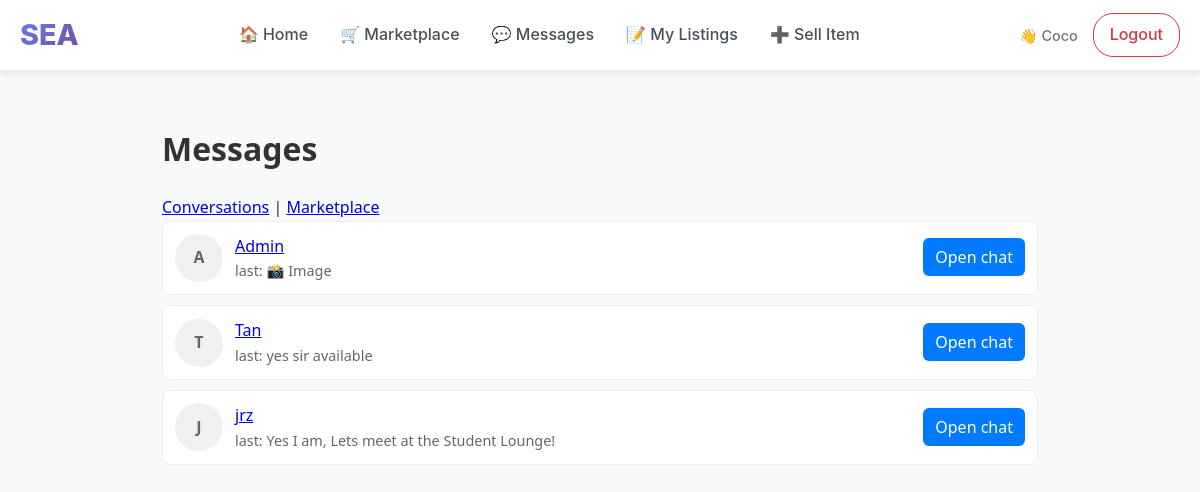
/messages (signed in), run on the app's committed database.
### tables this page shows
CREATE TABLE students (
        student_id INTEGER PRIMARY KEY AUTOINCREMENT,
        name TEXT NOT NULL,
        email TEXT UNIQUE NOT NULL,
        password TEXT NOT NULL,
        org TEXT
    , is_admin INTEGER DEFAULT 0);

### app.py (the view)
@app.route('/messages')
def messages():
    user_id = session.get('user_id')
    if not user_id:
        flash("Please log in.")
        return redirect(url_for('login'))
    conn = get_db_connection()
    cur = conn.cursor()
    cur.execute("""
        SELECT s.student_id, s.name, m2.content AS last_msg, t.last_at
        FROM (
            SELECT other_id, MAX(last_msg) AS last_at
            FROM (
                SELECT receiver_id AS other_id, created_at AS last_msg FROM messages WHERE sender_id=?
                UNION ALL
                SELECT sender_id   AS other_id, created_at AS last_msg FROM messages WHERE receiver_id=?
            )
            GROUP BY other_id
        ) t
        JOIN messages m2 ON (
            (m2.sender_id = ? AND m2.receiver_id = t.other_id AND m2.created_at = t.last_at)
            OR
            (m2.sender_id = t.other_id AND m2.receiver_id = ? AND m2.created_at = t.last_at)
        )
        JOIN students s ON s.student_id = t.other_id
        WHERE t.other_id != ?
        ORDER BY t.last_at DESC
    """, (user_id, user_id, user_id, user_id, user_id))
    rows = cur.fetchall()
    convos = [dict(r) for r in rows]
    conn.close()
    return render_template('messages.html', convos=convos)

### app.py (called while the page is built, shortened)
def get_db_connection():
    db_path = os.path.join(BASE_DIR, 'database', 'marketplace.db')
    conn = sqlite3.connect(db_path, timeout=30.0)
    conn.row_factory = sqlite3.Row
    conn.execute('PRAGMA journal_mode=WAL;')
    return conn

def require_login():
    if 'user_id' not in session:
        return False
    session['last_activity'] = datetime.now().isoformat()
    return True

@app.context_processor
def inject_csrf_token():
    return dict(csrf_token=generate_csrf_token)

@app.context_processor
def inject_admin_status():
    return dict(is_admin_user=is_admin())

def is_admin():
    if not require_login():
        return False
    conn = get_db_connection()
    cur = conn.cursor()
    cur.execute("SELECT is_admin FROM students WHERE student_id = ?", (session['user_id'],))
    result = cur.fetchone()
    conn.close()
    return result and result[0] == 1

### templates/messages.html (shortened to what this page needs)
{% extends "base.html" %}
{% block content %}
<div class="messages-wrap">
  <h1>Messages</h1>
  <div class="messages-nav">
    <a href="{{ url_for('conversations') }}">Conversations</a> |
    <a href="{{ url_for('marketplace') }}">Marketplace</a>
  </div>
  {% if convos %}
    <ul class="convo-list">
      {% for c in convos %}
        <li class="convo-item">
          <div style="display:flex;gap:12px;align-items:center">
            <div class="avatar">{{ (c['name'][:1] if c['name'])|upper }}</div>
            <div>
              <div><a class="open-chat" href="{{ url_for('chat_page', other_id=c['student_id']) }}" data-other="{{ c['student_id'] }}" data-name="{{ c['name']|e }}">{{ c['name'] }}</a></div>
              <div style="color:#666;font-size:0.9rem">last: {{ c['last_msg'] }}</div>
            </div>
          </div>
          <div>
            <a class="btn-primary open-chat" href="{{ url_for('chat_page', other_id=c['student_id']) }}" data-other="{{ c['student_id'] }}" data-name="{{ c['name']|e }}">Open chat</a>
          </div>
        </li>
      {% endfor %}
    </ul>
  {% else %}
    <p>No conversations yet.</p>
  {% endif %}
</div>
{% endblock %}

### templates/base.html (shortened to what this page needs)
<!DOCTYPE html>
<html lang="en">
<head>
</head>
<body data-user-id="{% if session.get('user_id') %}{{ session.get('user_id') }}{% endif %}"{% if other %} data-other-id="{{ other['student_id'] }}"{% endif %}>
<nav class="navbar">
  <div class="nav-container">
    <a href="{{ url_for('home') }}" class="nav-brand">SEA</a>
    <div class="nav-links" id="navLinks">
      <a href="{{ url_for('home') }}">🏠 Home</a>
      <a href="{{ url_for('marketplace') }}">🛒 Marketplace</a>
      <a href="{{ url_for('messages') }}">💬 Messages</a>
      {% if session.get('user_id') %}
        <a href="{{ url_for('my_listings') }}">📝 My Listings</a>
        <a href="{{ url_for('add_item') }}">➕ Sell Item</a>
      {% endif %}
    </div>
    <div class="nav-user">
      {% if session.get('user_id') %}
        <span class="user-info">👋 {{ session.get('user_name') }}</span>
        <a href="{{ url_for('logout') }}" class="btn-logout">Logout</a>
      {% else %}
        <a href="{{ url_for('login') }}" class="btn-outline">Login</a>
        <a href="{{ url_for('register') }}" class="btn-primary">Register</a>
      {% endif %}
    </div>
  </div>
</nav>
<div class="main-content">
{% block content %}{% endblock %}
</div>
{% set is_chat_page = request.endpoint == 'chat_page' %}
</body>
</html>

### templates/base.html (style rules this page uses)
* { box-sizing: border-box; }
body { margin: 0; font-family: -apple-system, BlinkMacSystemFont, 'Segoe UI', Roboto, sans-serif; background: #f8f9fa; line-height: 1.6; color: #333; }
.main-content { min-height: calc(100vh - 80px); padding-top: 0; }
.navbar { background: white; padding: 12px 0; box-shadow: 0 2px 10px rgba(0, 0, 0, 0.1); border-bottom: 1px solid #e9ecef; position: sticky; top: 0; z-index: 1000; }
.nav-container { max-width: 1200px; margin: 0 auto; padding: 0 20px; display: flex; align-items: center; justify-content: space-between; flex-wrap: wrap; gap: 20px; }
.nav-brand { font-size: 1.8rem; font-weight: 800; color: #667eea; text-decoration: none; background: linear-gradient(135deg, #667eea 0%, #764ba2 100%); -webkit-background-clip: text; background-clip: text; -webkit-text-fill-color: transparent; }
.nav-links { display: flex; align-items: center; gap: 0; flex: 1; justify-content: center; flex-wrap: wrap; }
.nav-links a { color: #495057; text-decoration: none; padding: 10px 16px; border-radius: 6px; font-weight: 500; transition: all 0.2s ease; position: relative; }
.nav-user { display: flex; align-items: center; gap: 15px; flex-wrap: wrap; }
.user-info { color: #6c757d; font-size: 0.9rem; font-weight: 500; }
.nav-user a { color: #495057; text-decoration: none; padding: 8px 16px; border-radius: 20px; font-weight: 500; transition: all 0.2s ease; border: 1px solid transparent; }
.nav-user a.btn-logout { color: #dc3545; border: 1px solid #dc3545; }

### templates/messages.html (style rules this page uses)
.messages-wrap { max-width:900px;margin:18px auto;padding:12px;font-family:Segoe UI, Roboto, Arial, sans-serif; }
.convo-list { list-style:none;padding:0;margin:0 }
.convo-item { display:flex;justify-content:space-between;align-items:center;padding:12px;border:1px solid #eee;border-radius:8px;margin-bottom:10px;background:#fff }
.avatar { width:48px;height:48px;border-radius:50%;background:#f0f0f0;display:inline-flex;align-items:center;justify-content:center;font-weight:700;color:#666 }
.btn-primary { background:#007bff;color:#fff;padding:8px 12px;border-radius:6px;text-decoration:none }

### data on the page
students: get "Coco"
students: name "A", name "Admin", last_msg "📸 Image"
students: name "T", name "Tan", last_msg "yes sir available"
students: name "J", name "jrz", last_msg "Yes I am, Lets meet at the Student Lounge!"
